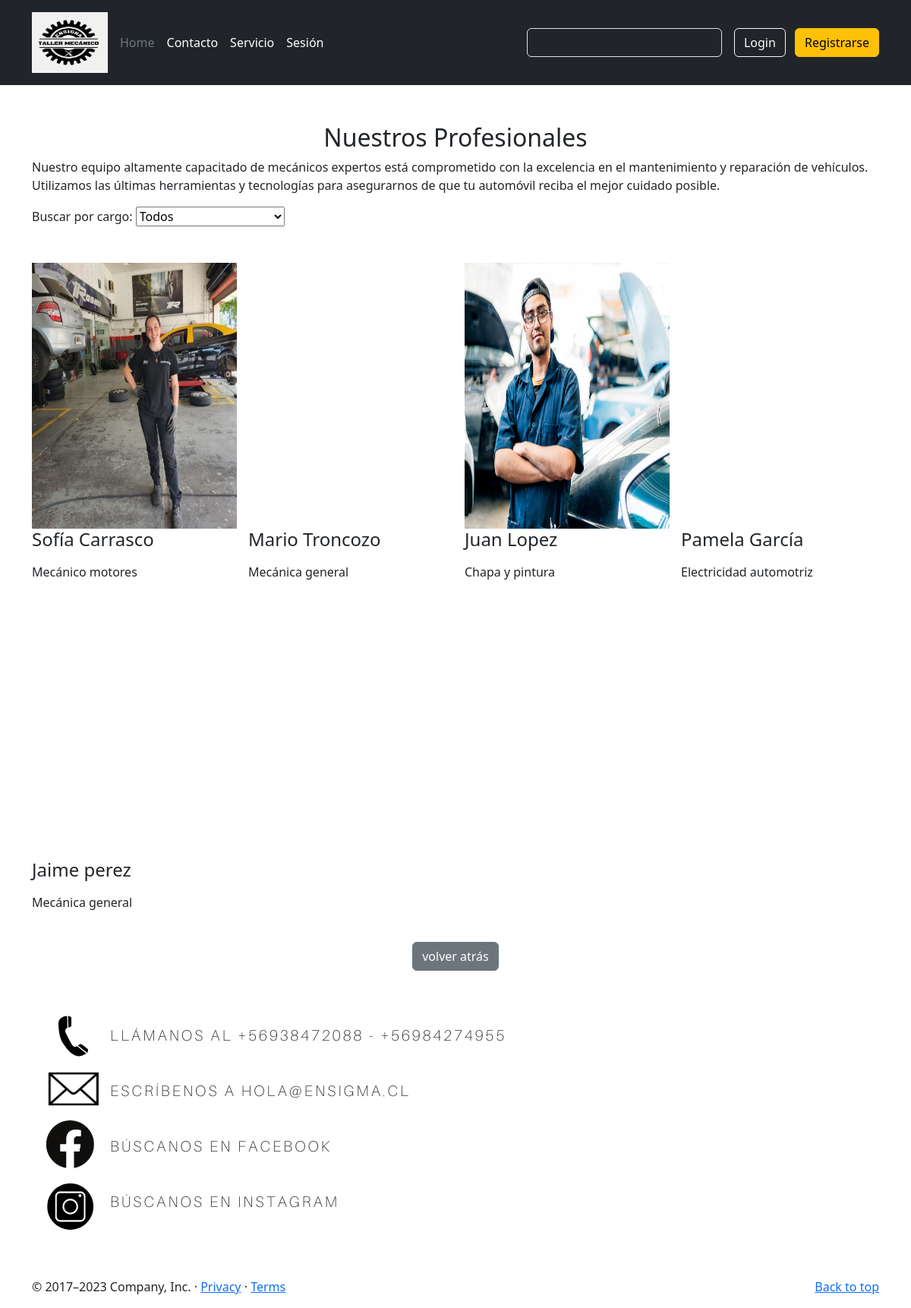
Page /pagmecanicos/ on the committed database.
### appweb/models.py (models this page shows, shortened)
class Mecanico(models.Model):
    rut = models.CharField(max_length=10)
    nombre = models.CharField(max_length=100)
    apellido = models.CharField(max_length=80)
    edad = models.IntegerField()
    cargo = models.ForeignKey(Cargo, on_delete=models.PROTECT)
    fecha_nacimiento = models.DateField()
    foto = models.ImageField(null=True, upload_to='mecanicos')

class Cargo(models.Model):
    nombre = models.CharField(max_length=50)
    def __str__(self):
        return self.nombre

### appweb/views.py (the view)
# urls.py: path('pagmecanicos/',pagmecanicos,name="pagmecanicos"),
def pagmecanicos(request):
    mecanicos = None
    nombreCargo = request.GET.get('nom_cargo', '')
    cargos = Cargo.objects.all()
    if nombreCargo != '':
        mecanicos = Mecanico.objects.filter(cargo__nombre=nombreCargo)
    else:
        mecanicos = Mecanico.objects.all()
    data = {
        'mecanicos': mecanicos,
        'cargos': cargos,
        'nombreCargo': nombreCargo
    }
    return render(request, "pagmecanicos.html", data)

### appweb/templates/pagmecanicos.html (shortened to what this page needs)
{% extends 'base.html' %}
{% load static %}
{% block contenido %}
<div class="container" style="margin-top: 50px">
  <center><h2>Nuestros Profesionales</h2></center>
  <p>Nuestro equipo altamente capacitado de mecánicos expertos está comprometido con la excelencia en el mantenimiento y
    reparación de vehículos. Utilizamos las últimas herramientas y tecnologías para asegurarnos de que tu automóvil reciba
    el mejor cuidado posible.</p>
    <label for="filter_cargo">Buscar por cargo:</label>
<select name="filter_cargo" id="filter_cargo" onchange="filtrar()">
  <option value="">Todos</option>
</select>
    <br>
    <br>
    <br>
  <div id="profesionales_excelencia" class="row">
    <div class="cont-profesionales col-lg-12 col-md-12 col-sm-12 col-xs-12">
      <div class="cont-listado row">
        {% for p in mecanicos %}
        <div class="col-lg-3 col-md-3 col-sm-6 col-xs-12">
          <div class="prof int">
            <figure>
              <a href="#">
                {% if p.foto %}
                <img width="270" height="350"
                  src="{{p.foto.url}}"
                  class="img-responsive wp-post-image" alt="" decoding="async" loading="lazy">
                {% else %}
                  <img width="270" height="350"
                  src=""
                  class="img-responsive wp-post-image" alt="" decoding="async" loading="lazy">
                {% endif%}
                </a>
              <h4 class="nombre white">{{p.nombre}} {{p.apellido}}</h4>
            </figure>
            <div class="details">
              <p class="extracto">{{p.cargo}}</p>
            </div>
          </div>
        </div>
        {% endfor %}
        <section>
          <br>
          <center><input type="button" class="btn btn-secondary btn" onclick="history.back()" name="volver atrás" value="volver atrás"></center>
          <div class="contacto my-5">
            <img src="{% static './imagen/dato.png'%}" alt="">
          </div>
        </section>
    </div>
  </div>
</div>
{% endblock %}

### rows in the picture
Mecanico: foto (picture), nombre "Sofía", apellido "Carrasco", cargo "Mecánico motores"
Mecanico: foto (picture), nombre "Mario", apellido "Troncozo", cargo "Mecánica general"
Mecanico: foto (picture), nombre "Juan", apellido "Lopez", cargo "Chapa y pintura"
Mecanico: foto (picture), nombre "Pamela", apellido "García", cargo "Electricidad automotriz"
Mecanico: foto (picture), nombre "Jaime", apellido "perez", cargo "Mecánica general"
